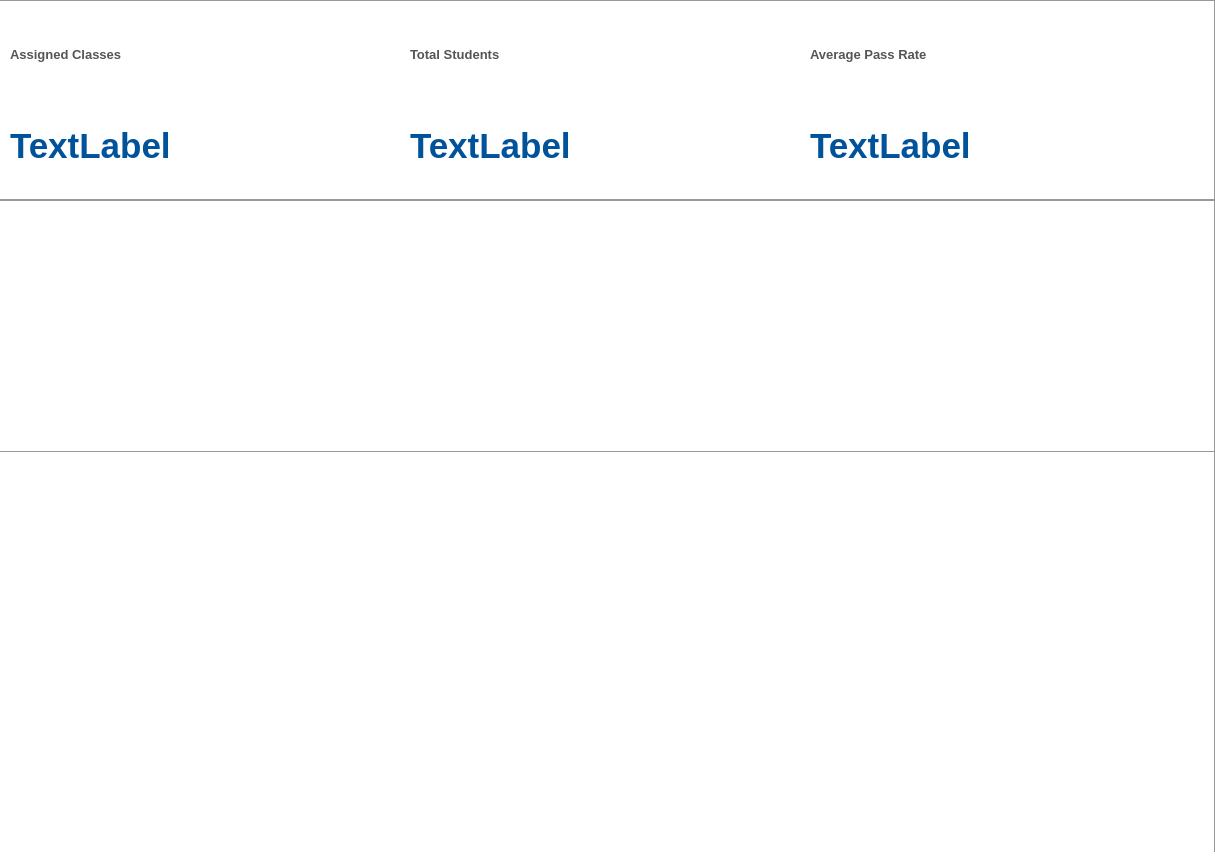
                   <widget class="QWidget" name="dashboardContentWidget_2">
                    <property name="geometry">
                     <rect>
                      <x>0</x>
                      <y>-41</y>
                      <width>1215</width>
                      <height>861</height>
                     </rect>
                    </property>
                    <layout class="QVBoxLayout" name="verticalLayout_25">
                     <property name="leftMargin">
                      <number>0</number>
                     </property>
                     <property name="topMargin">
                      <number>0</number>
                     </property>
                     <property name="rightMargin">
                      <number>0</number>
                     </property>
                     <property name="bottomMargin">
                      <number>0</number>
                     </property>
                     <item>
                      <widget class="QWidget" name="widget_28" native="true">
                       <property name="minimumSize">
                        <size>
                         <width>0</width>
                         <height>0</height>
                        </size>
                       </property>
                       <property name="styleSheet">
                        <string notr="true">border: 0px solid rgb(0, 0, 0);
background-color: rgb(255, 255, 255);</string>
                       </property>
                       <layout class="QVBoxLayout" name="verticalLayout_26">
                        <property name="spacing">
                         <number>0</number>
                        </property>
                        <property name="leftMargin">
                         <number>0</number>
                        </property>
                        <property name="topMargin">
                         <number>0</number>
                        </property>
                        <property name="rightMargin">
                         <number>0</number>
                        </property>
                        <item>
                         <widget class="QFrame" name="area1">
                          <property name="minimumSize">
                           <size>
                            <width>0</width>
                            <height>200</height>
                           </size>
                          </property>
                          <property name="styleSheet">
                           <string notr="true">/* Style cho các thẻ KPI bên trong area1 */
#area1 {
    background-color: #ffffff; /* Màu nền trắng */
    border-bottom: 1px solid rgb(153, 153, 153);
	border-top: 1px solid rgb(153, 153, 153);
	border-right: 1px solid rgb(153, 153, 153); 
    padding: 10px;             /* Tạo khoảng đệm bên trong */
}</string>
                          </property>
                          <property name="frameShape">
                           <enum>QFrame::StyledPanel</enum>
                          </property>
                          <property name="frameShadow">
                           <enum>QFrame::Raised</enum>
                          </property>
                          <layout class="QHBoxLayout" name="horizontalLayout_31">
                           <property name="leftMargin">
                            <number>0</number>
                           </property>
                           <property name="topMargin">
                            <number>0</number>
                           </property>
                           <property name="rightMargin">
                            <number>0</number>
                           </property>
                           <property name="bottomMargin">
                            <number>0</number>
                           </property>
                           <item>
                            <widget class="QFrame" name="frame_11">
                             <property name="styleSheet">
                              <string notr="true">border: none;</string>
                             </property>
                             <property name="frameShape">
                              <enum>QFrame::StyledPanel</enum>
                             </property>
                             <property name="frameShadow">
                              <enum>QFrame::Raised</enum>
                             </property>
                             <layout class="QVBoxLayout" name="verticalLayout_27">
                              <property name="leftMargin">
                               <number>0</number>
                              </property>
                              <property name="topMargin">
                               <number>0</number>
                              </property>
                              <property name="rightMargin">
                               <number>0</number>
                              </property>
                              <property name="bottomMargin">
                               <number>0</number>
                              </property>
                              <item>
                               <widget class="QLabel" name="kpiTitleLabel1">
                                <property name="styleSheet">
                                 <string notr="true">/* Style cho tiêu đề của thẻ */
#kpiTitleLabel1 { /* Đặt property &quot;class&quot; trong Designer hoặc dùng objectName */
    color: #555555;
    font-size: 10pt;
    font-weight: bold;
    qproperty-alignment: 'AlignCenter';
}
</string>
                                </property>
                                <property name="text">
                                 <string>Assigned Classes</string>
                                </property>
                               </widget>
                              </item>
                              <item>
                               <widget class="QLabel" name="kpiValueLabel1">
                                <property name="styleSheet">
                                 <string notr="true">/* Style cho giá trị của thẻ */
#kpiValueLabel1 {
    color: #00529b; /* Màu xanh đậm */
    font-size: 26pt;
    font-weight: bold;
    qproperty-alignment: 'AlignCenter';
}</string>
                                </property>
                                <property name="text">
                                 <string>TextLabel</string>
                                </property>
                               </widget>
                              </item>
                             </layout>
                            </widget>
                           </item>
                           <item>
                            <widget class="QFrame" name="frame_12">
                             <property name="styleSheet">
                              <string notr="true">border: none;</string>
                             </property>
                             <property name="frameShape">
                              <enum>QFrame::StyledPanel</enum>
                             </property>
                             <property name="frameShadow">
                              <enum>QFrame::Raised</enum>
                             </property>
                             <layout class="QVBoxLayout" name="verticalLayout_28">
                              <property name="leftMargin">
                               <number>0</number>
                              </property>
                              <property name="topMargin">
                               <number>0</number>
                              </property>
                              <property name="rightMargin">
                               <number>0</number>
                              </property>
                              <property name="bottomMargin">
                               <number>0</number>
                              </property>
                              <item>
                               <widget class="QLabel" name="kpiTitleLabel2">
                                <property name="styleSheet">
                                 <string notr="true">/* Style cho tiêu đề của thẻ */
#kpiTitleLabel2 { /* Đặt property &quot;class&quot; trong Designer hoặc dùng objectName */
    color: #555555;
    font-size: 10pt;
    font-weight: bold;
    qproperty-alignment: 'AlignCenter';
}
</string>
                                </property>
                                <property name="text">
                                 <string>Total Students</string>
                                </property>
                               </widget>
                              </item>
                              <item>
                               <widget class="QLabel" name="kpiValueLabel2">
                                <property name="styleSheet">
                                 <string notr="true">/* Style cho giá trị của thẻ */
#kpiValueLabel2 {
    color: #00529b; /* Màu xanh đậm */
    font-size: 26pt;
    font-weight: bold;
    qproperty-alignment: 'AlignCenter';
}</string>
                                </property>
                                <property name="text">
                                 <string>TextLabel</string>
                                </property>
                               </widget>
                              </item>
                             </layout>
                            </widget>
                           </item>
                           <item>
                            <widget class="QFrame" name="frame_13">
                             <property name="styleSheet">
                              <string notr="true">border: none;</string>
                             </property>
                             <property name="frameShape">
                              <enum>QFrame::StyledPanel</enum>
                             </property>
                             <property name="frameShadow">
                              <enum>QFrame::Raised</enum>
                             </property>
                             <layout class="QVBoxLayout" name="verticalLayout_30">
                              <property name="leftMargin">
                               <number>0</number>
                              </property>
                              <property name="topMargin">
                               <number>0</number>
                              </property>
                              <property name="rightMargin">
                               <number>0</number>
                              </property>
                              <property name="bottomMargin">
                               <number>0</number>
                              </property>
                              <item>
                               <widget class="QLabel" name="kpiTitleLabel3">
                                <property name="styleSheet">
                                 <string notr="true">/* Style cho tiêu đề của thẻ */
#kpiTitleLabel3 { /* Đặt property &quot;class&quot; trong Designer hoặc dùng objectName */
    color: #555555;
    font-size: 10pt;
    font-weight: bold;
    qproperty-alignment: 'AlignCenter';
}
</string>
                                </property>
                                <property name="text">
                                 <string>Average Pass Rate</string>
                                </property>
                               </widget>
                              </item>
                              <item>
                               <widget class="QLabel" name="kpiValueLabel3">
                                <property name="styleSheet">
                                 <string notr="true">/* Style cho giá trị của thẻ */
#kpiValueLabel3 {
    color: #00529b; /* Màu xanh đậm */
    font-size: 26pt;
    font-weight: bold;
    qproperty-alignment: 'AlignCenter';
}</string>
                                </property>
                                <property name="text">
                                 <string>TextLabel</string>
                                </property>
                               </widget>
                              </item>
                             </layout>
                            </widget>
                           </item>
                          </layout>
                         </widget>
                        </item>
                        <item>
                         <widget class="QTableWidget" name="area2">
                          <property name="minimumSize">
                           <size>
                            <width>0</width>
                            <height>250</height>
                           </size>
                          </property>
                          <property name="cursor" stdset="0">
                           <cursorShape>PointingHandCursor</cursorShape>
                          </property>
                          <property name="styleSheet">
                           <string notr="true">QHeaderView::section {
    background-color: #8ecae6;
    font-weight: bold;
	font-size: 15px;
	padding: 5px;
border: 1px solid rgb(255, 255, 255);
}

QTableWidget {
    gridline-color: rgb(176, 176, 176);
}


QScrollBar:vertical {
    border: none;
    background: #f0f0f0;
    width: 12px;
    margin: 0px 0px 0px 0px;
}

QScrollBar::handle:vertical {
    background: #a9a9a9;
    min-height: 50px;
    border-radius: 4px;
}

QScrollBar:horizontal {
    border: none;
    background: #f0f0f0;
    height: 12px;
    margin: 0px 0px 0px 0px;
}

QScrollBar::handle:horizontal {
    background: #a9a9a9;
    min-width: 20px;
    border-radius: 4px;
}

#area2{
	border-bottom: 1px solid rgb(153, 153, 153);
	border-top: 1px solid rgb(153, 153, 153);
	border-right: 1px solid rgb(153, 153, 153); 
}
</string>
                          </property>
                          <property name="frameShape">
                           <enum>QFrame::NoFrame</enum>
                          </property>
                         </widget>
                        </item>
                        <item>
                         <widget class="QChartView" name="area3">
                          <property name="minimumSize">
                           <size>
                            <width>0</width>
                            <height>400</height>
                           </size>
                          </property>
                          <property name="styleSheet">
                           <string notr="true">
border-right: 1px solid rgb(153, 153, 153); </string>
                          </property>
                          <property name="frameShape">
                           <enum>QFrame::StyledPanel</enum>
                          </property>
                          <property name="frameShadow">
                           <enum>QFrame::Raised</enum>
                          </property>
                         </widget>
                        </item>
                       </layout>
                      </widget>
                     </item>
                    </layout>
                   </widget>
